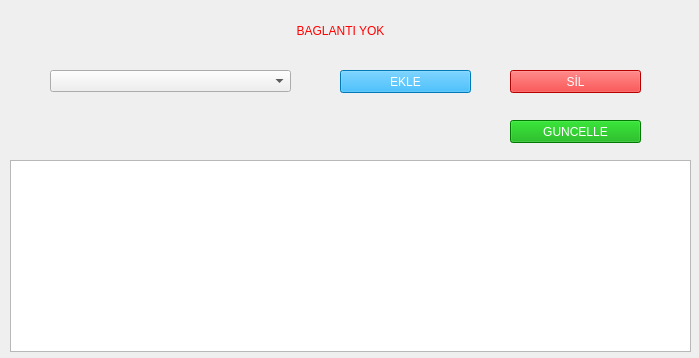
<?xml version="1.0" encoding="UTF-8"?>
<ui version="4.0">
 <class>Widget</class>
 <widget class="QWidget" name="Widget">
  <property name="geometry">
   <rect>
    <x>0</x>
    <y>0</y>
    <width>699</width>
    <height>358</height>
   </rect>
  </property>
  <property name="windowTitle">
   <string>Barkod Okuma Uygulamasi</string>
  </property>
  <widget class="QComboBox" name="PortComboBox">
   <property name="geometry">
    <rect>
     <x>50</x>
     <y>70</y>
     <width>241</width>
     <height>22</height>
    </rect>
   </property>
  </widget>
  <widget class="QPushButton" name="AddPushButton">
   <property name="geometry">
    <rect>
     <x>340</x>
     <y>70</y>
     <width>131</width>
     <height>23</height>
    </rect>
   </property>
   <property name="styleSheet">
    <string notr="true">color: rgb(255, 255, 255);
background-color: rgb(0, 170, 255);
font: 75 10pt &quot;Times New Roman&quot;;</string>
   </property>
   <property name="text">
    <string>EKLE</string>
   </property>
  </widget>
  <widget class="QPushButton" name="DeletePushButton">
   <property name="geometry">
    <rect>
     <x>510</x>
     <y>70</y>
     <width>131</width>
     <height>23</height>
    </rect>
   </property>
   <property name="styleSheet">
    <string notr="true">color: rgb(255, 255, 255);
background-color: rgb(255, 0, 0);
font: 75 10pt &quot;Times New Roman&quot;;</string>
   </property>
   <property name="text">
    <string>SİL</string>
   </property>
  </widget>
  <widget class="QLabel" name="SqlSelectLabel">
   <property name="geometry">
    <rect>
     <x>170</x>
     <y>20</y>
     <width>341</width>
     <height>21</height>
    </rect>
   </property>
   <property name="styleSheet">
    <string notr="true">font: 75 10pt &quot;Times New Roman&quot;;
color: rgb(255, 0, 0);</string>
   </property>
   <property name="text">
    <string>BAGLANTI YOK</string>
   </property>
   <property name="alignment">
    <set>Qt::AlignCenter</set>
   </property>
  </widget>
  <widget class="QTableView" name="tableView">
   <property name="geometry">
    <rect>
     <x>10</x>
     <y>160</y>
     <width>681</width>
     <height>192</height>
    </rect>
   </property>
  </widget>
  <widget class="QPushButton" name="UpdatePushButton">
   <property name="geometry">
    <rect>
     <x>510</x>
     <y>120</y>
     <width>131</width>
     <height>23</height>
    </rect>
   </property>
   <property name="styleSheet">
    <string notr="true">color: rgb(255, 255, 255);
background-color: rgb(0, 170, 0);
font: 75 10pt &quot;Times New Roman&quot;;</string>
   </property>
   <property name="text">
    <string>GUNCELLE</string>
   </property>
  </widget>
 </widget>
 <layoutdefault spacing="6" margin="11"/>
 <resources/>
 <connections/>
</ui>
